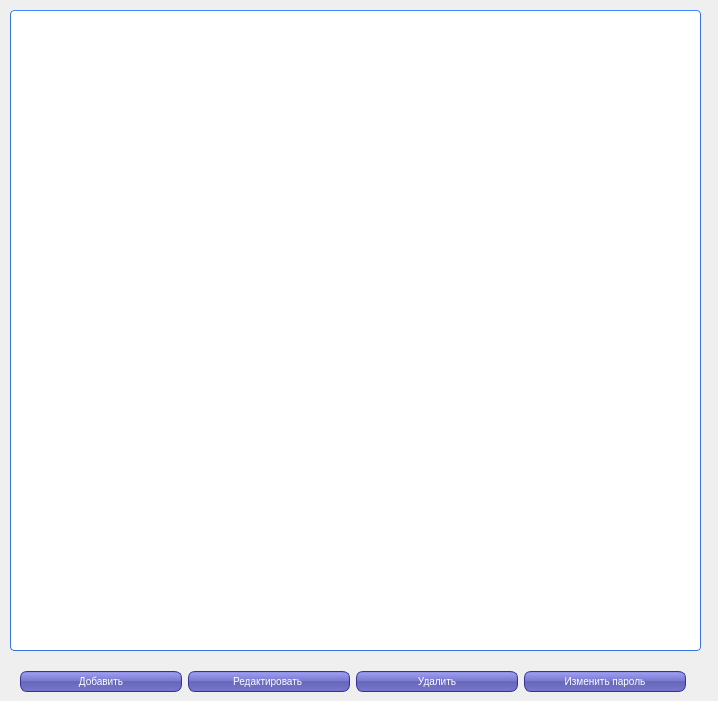
<?xml version="1.0" encoding="UTF-8"?>
<ui version="4.0">
 <class>dialog</class>
 <widget class="QDialog" name="dialog">
  <property name="geometry">
   <rect>
    <x>0</x>
    <y>0</y>
    <width>718</width>
    <height>701</height>
   </rect>
  </property>
  <property name="windowTitle">
   <string>Список пользователей АРМ</string>
  </property>
  <property name="styleSheet">
   <string notr="true">QPushButton {
color: white;
background-color: QLinearGradient( x1: 0, y1: 0, x2: 0, y2: 1, stop: 0 #88d, stop: 0.1 #99e, stop: 0.49 #77c, stop: 0.5 #66b, stop: 1 #77c);
border-width: 1px;
border-color: #339;
border-style: solid;
border-radius: 7;
padding: 3px;
font-size: 10px;
padding-left: 5px;
padding-right: 5px;
min-width: 150px;
max-width: 150px;
min-height: 13px;
max-height: 13px;
}
QPushButton:pressed {
    background-color: #4169E1;     
}
QHeaderView {
    background-color: #fff;
    font-size:11px;
}
QHeaderView::section:horizontal {
    color: #fff;
    border-style: solid;
    background-color: qlineargradient( x1: 0, y1: 0, x2: 0, y2: 1,
                                        stop: 0 #4287ff, stop: 1 #356ccc);
 }
QTableView {
    border: 1px solid #3873d9;
    border-top-color: #4287ff;
    border-radius: 4px;
    background-color: #fff;
    background-image: url(:/img/other/background.png);
    gridline-color: #777;
    selection-background-color: rgb(235,110,36);
    color:#333;
    font-size:11px;
 }

QScrollBar:vertical {
     background: #e4e4e4;
     border-top-right-radius: 4px;
     border-bottom-right-radius: 4px;
     width: 12px;
     margin: 0px;
 }
 QScrollBar::handle:vertical {
    background-color: qlineargradient( x1: 0, y1: 0, x2: 1, y2: 0,
                                    stop: 0 #4287ff, stop: 1 #356ccc);
     border-radius: 4px;
     min-height: 20px;
     margin: 0px 2px 0px 2px;
 }
 QScrollBar::add-line:vertical {
     background: none;
     height: 0px;
     subcontrol-position: right;
     subcontrol-origin: margin;
 }
 QScrollBar::sub-line:vertical {
     background: none;
     height: 0px;
     subcontrol-position: left;
     subcontrol-origin: margin;
 }

QMessageBox QPushButton {
color: white;
background-color: QLinearGradient( x1: 0, y1: 0, x2: 0, y2: 1, stop: 0 #88d, stop: 0.1 #99e, stop: 0.49 #77c, stop: 0.5 #66b, stop: 1 #77c);
border-width: 1px;
border-color: #339;
border-style: solid;
border-radius: 7;
padding: 3px;
font-size: 10px;
padding-left: 5px;
padding-right: 5px;
min-width: 50px;
max-width: 50px;
min-height: 13px;
max-height: 13px;
}
</string>
  </property>
  <widget class="QTableView" name="tableView">
   <property name="geometry">
    <rect>
     <x>10</x>
     <y>10</y>
     <width>691</width>
     <height>641</height>
    </rect>
   </property>
  </widget>
  <widget class="QWidget" name="layoutWidget">
   <property name="geometry">
    <rect>
     <x>20</x>
     <y>670</y>
     <width>668</width>
     <height>23</height>
    </rect>
   </property>
   <layout class="QGridLayout" name="gridLayout">
    <item row="0" column="0">
     <widget class="QPushButton" name="pushButton_addUser">
      <property name="text">
       <string>Добавить</string>
      </property>
     </widget>
    </item>
    <item row="0" column="1">
     <widget class="QPushButton" name="pushButton_editUser">
      <property name="text">
       <string>Редактировать </string>
      </property>
     </widget>
    </item>
    <item row="0" column="2">
     <widget class="QPushButton" name="pushButton_deleteUser">
      <property name="text">
       <string>Удалить</string>
      </property>
     </widget>
    </item>
    <item row="0" column="3">
     <widget class="QPushButton" name="pushButton_changePassword">
      <property name="focusPolicy">
       <enum>Qt::NoFocus</enum>
      </property>
      <property name="contextMenuPolicy">
       <enum>Qt::PreventContextMenu</enum>
      </property>
      <property name="text">
       <string>Изменить пароль</string>
      </property>
     </widget>
    </item>
   </layout>
  </widget>
 </widget>
 <resources/>
 <connections/>
</ui>
